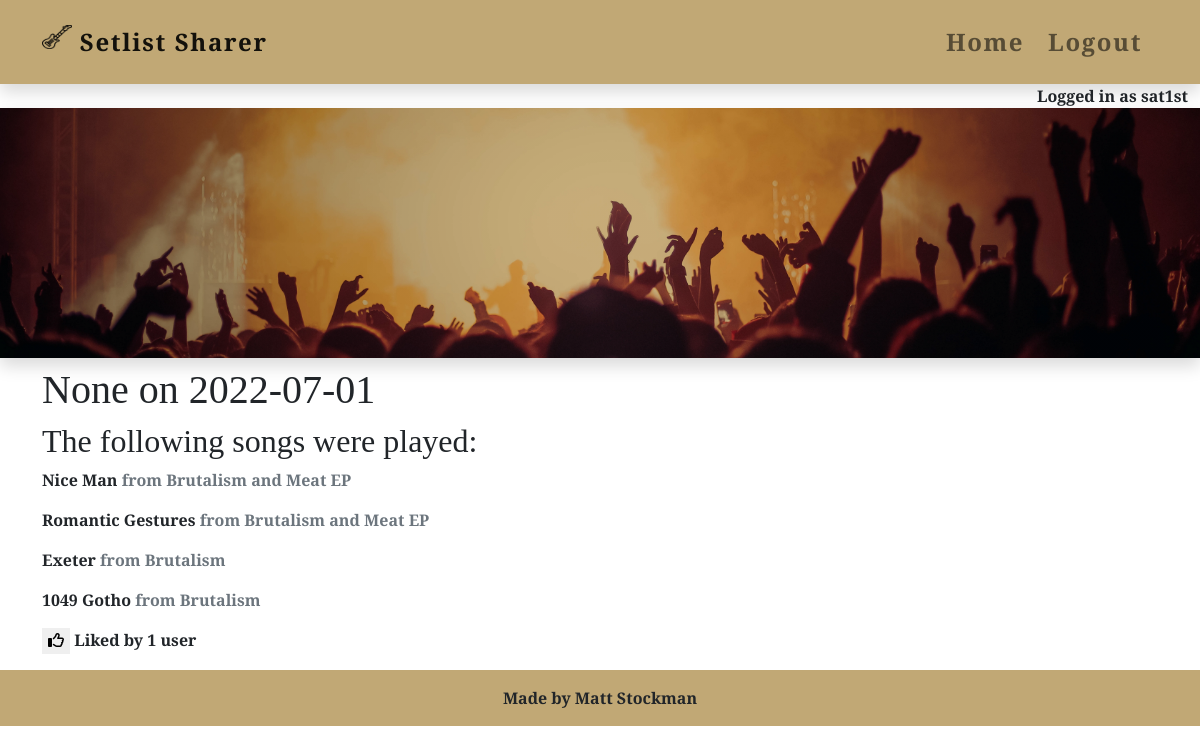
The page /setlist/detail/11/ (signed in) on the database its author committed.
### setlist/models.py (models this page shows, shortened)
class Setlist(models.Model):
    gig = models.OneToOneField('home.Gig', related_name='setlist_gig',
                               on_delete=models.CASCADE, null=True)
    author = models.ForeignKey(User, on_delete=models.SET_NULL, null=True)
    song = models.ManyToManyField(Song)
    status = models.IntegerField(choices=STATUS, default=0)
    agree = models.ManyToManyField(User, related_name='setlist_agree',
                                   blank=True)
    disagree = models.ManyToManyField(User, related_name='setlist_disagree',
                                      blank=True)
    class Meta:
        ordering = ['gig__date']
    def __str__(self):
        return f"{self.gig.venue} on {self.gig.date}"

class Song(models.Model):
    title = models.CharField(max_length=200, unique=True, null=False)

class Release(models.Model):
    title = models.CharField(max_length=200)
    songs = models.ManyToManyField(Song, related_name="releases")
    def __str__(self):
        return self.title

### home/models.py (models this page shows, shortened)
class Gig(models.Model):
    date = models.DateField(auto_now_add=False, auto_now=False, blank=True,
                            null=True)
    venue = models.ForeignKey('setlist.Venue', on_delete=models.CASCADE,
                              null=True)
    image = CloudinaryField('image', null=True, blank=True)
    image_status = models.IntegerField(choices=STATUS, default=0)

### setlist/views.py (the view)
# urls.py: path('detail/<str:pk>/', detail, name='detail_setlist'),
@login_required
def detail(request, pk):
    setlist = Setlist.objects.get(id=pk)
    context = {
        'setlist': setlist,
    }
    return render(request, 'setlist/detail.html', context)

### setlist/templates/setlist/detail.html (shortened to what this page needs)
{% extends 'base.html' %}
{% block content %}
<div class="container">
    <h1>{{ setlist }}</h1>
    <h2>The following songs were played:</h2>
    {% for song in setlist.song.all %}
        <p>{{ song.title }}
            <span class="text-muted">from
            {% for release in song.releases.all %}
                {% if forloop.first %}
                    {{ release }}
                {% elif forloop.last %}
                    and {{ release }}
                {% else %}
                    {{ release }},
                {% endif %}
            {% endfor %}
            </span>
        </p>
    {% endfor %}
    {% if user.id == setlist.author.id %}
        <a href="{% url 'edit_setlist' setlist.id %}" class="btn btn-outline-dark mb-2 main-btn">
        <i class="fa-solid fa-file pe-1"></i>Edit Setlist</a>
        <a href="{% url 'delete_setlist' setlist.id %}" class="btn btn-outline-dark mb-2 main-btn">
            <i class="fa-solid fa-file pe-1"></i>Delete Setlist</a>
    {% else %}
        <form action="{% url 'like' setlist.pk %}" method="POST" class="d-inline">
            {% if request.user in setlist.agree.all %}
                <button type="submit" name="answer_id" class="border-0" value="{{ setlist.id }}"><i
                        class="fa-solid fa-thumbs-up"></i>
                </button>
            {% else %}
                <button type="submit" name="answer_id" class="border-0" value="{{ setlist.id }}"><i
                        class="fa-regular fa-thumbs-up"></i>
                </button>
            {% endif %}
        </form>
    {% endif %}
        Liked by {{ setlist.agree.all.count }} user{{ setlist.agree.all.count|pluralize }}
{% endblock %}

### templates/base.html (shortened to what this page needs)
{% load static %}
<!DOCTYPE html>
<html class="h-100">
<head>
    <link rel="stylesheet" href="https://cdnjs.cloudflare.com/ajax/libs/font-awesome/5.15.3/css/all.min.css">
    <link href="https://cdn.jsdelivr.net/npm/bootstrap@5.0.1/dist/css/bootstrap.min.css" rel="stylesheet"
>
    <link rel="stylesheet" href="{% static '/css/style.css' %}">
</head>
<body class="d-flex flex-column">
    <nav class="navbar navbar-expand-sm navbar-light shadow p-3">
        <div class="container bg-image">
            <a class="navbar-brand" href="{% url 'index' %}">
                <img src="{% static 'images/guitar-logo-no-bg.png' %}" alt="Black outline of a guitar" title="Black outline of a guitar" width="30" height="24" class="d-inline-block align-text-top">
                Setlist Sharer
            </a>
            <div class="collapse navbar-collapse" id="navbarCollapse">
                <div class="navbar-nav ms-auto">
                    {% with url_name=request.resolver_match.url_name %}
                    <a class="nav-link pe-3 {% if url_name == 'index' %} active {% endif %}" href="{% url 'index' %}">Home</a>
                        {% if user.is_authenticated %}
                        <a class="nav-link pe-3 {% if url_name == 'account_logout' %} active {% endif %}" href="{% url 'account_logout' %}">Logout</a>
                        {% else %}
                        <a class="nav-link pe-3 {% if url_name == 'account_signup' %} active {% endif %}" href="{% url 'account_signup' %}">Sign Up</a>
                        <a class="nav-link {% if url_name == 'account_login' %} active {% endif %}" href="{% url 'account_login' %}">Login</a>
                        {% endif %}
                    {% endwith %}
                </div>
            </div>
        </div>
    </nav>
    {% if user.is_authenticated %}
    <div class="text-end container-fluid">
        Logged in as {{ user }}
    </div>
    {% endif %}
    <div class="container-fluid p-0">
        <div id="hero" class="shadow mb-2">
        </div>
    </div>
    <main class="flex-shrink-0 main-bg">
        {% block content %}
        {% endblock content %}
    </main>
    <footer class="footer mt-3 py-3">
        <p class="m-0 text-center">Made by Matt Stockman</p>
    </footer>
</body>
</html>

### static/css/style.css (style rules this page uses)
body { font-family: 'Crimson Text', serif; font-weight: 700; }
nav, .navbar-brand { font-size: 1.5rem; letter-spacing: 0.1rem; }
#hero { background-image: linear-gradient(rgba(0, 0, 0, 0.2), rgba(0, 0, 0, 0.2)), url('/static/images/crowd.jpg'); background-size: cover; background-position: center center; height: 250px; }
nav, footer { background: #C1A875; }

### rows shown on the page
Setlist: gig.date "None on 2022-07-01", agree.all.count "1"
Song: title "Nice Man"
Release: title "Brutalism"
Release: title "Meat EP"
Song: title "Romantic Gestures"
Song: title "Exeter"
Song: title "1049 Gotho"

### other values the page prints
{{ user }} "sat1st"
